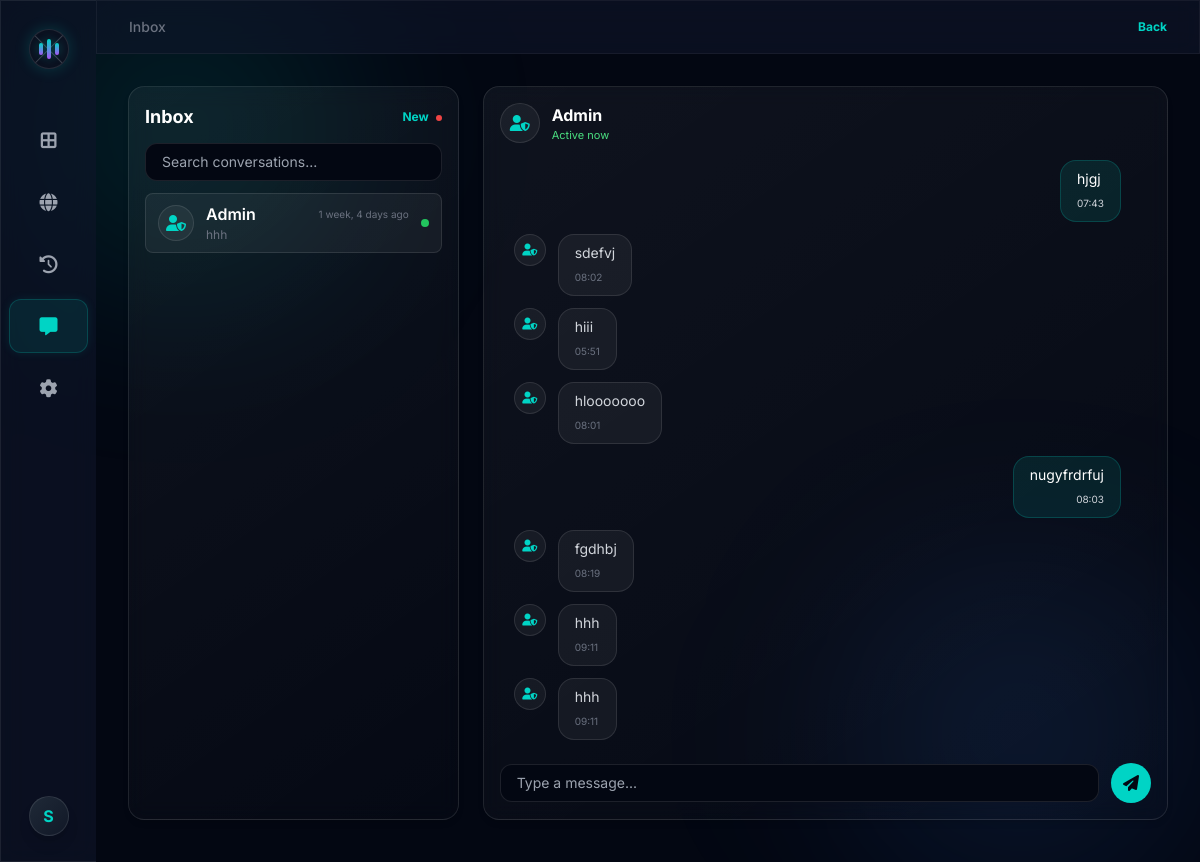
/dashboard/messages/ (signed in), run on an earlier commit of the app's database.
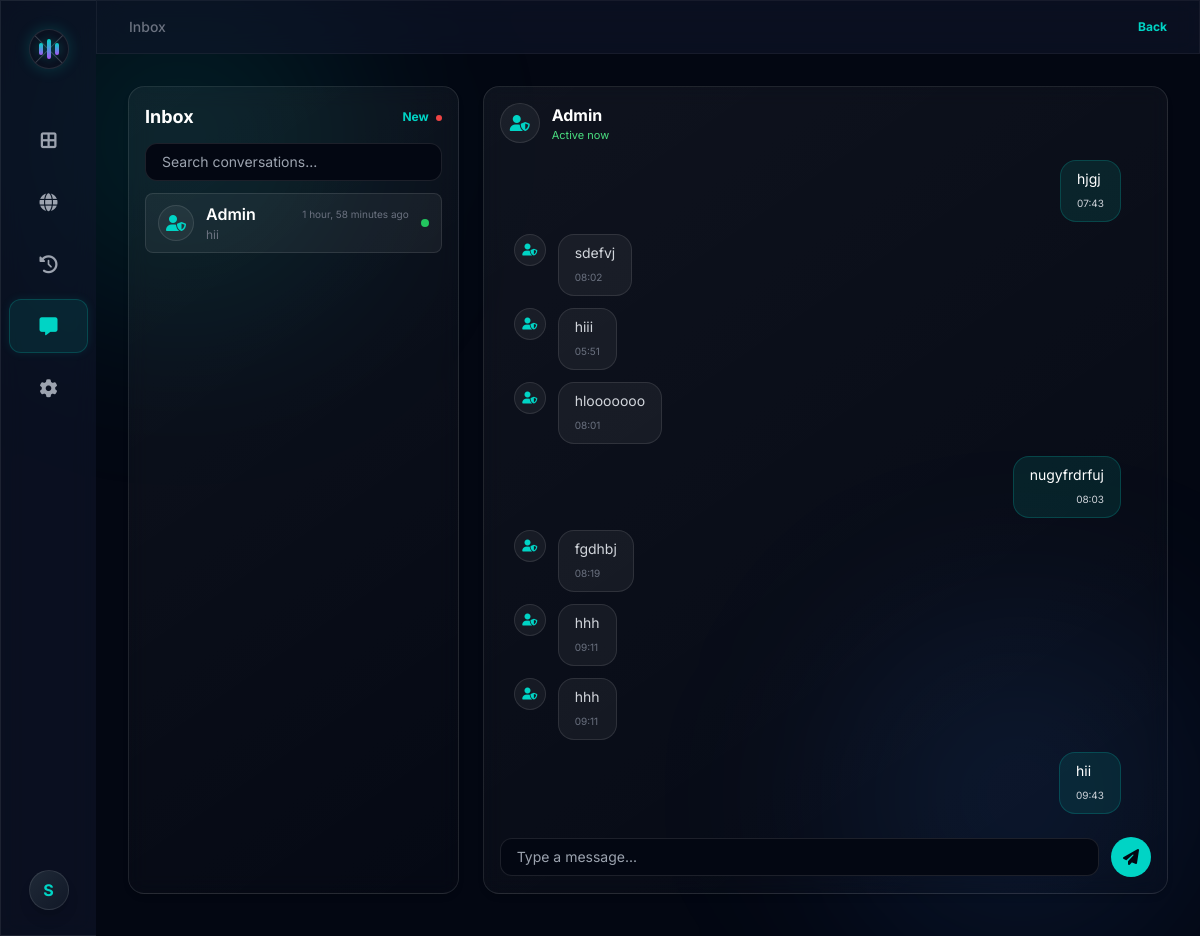
And on a later commit of the database.
### apps/users/models.py (models this page shows, shortened)
class User(AbstractUser):
    ROLE_ADMIN = 'ADMIN'
    ROLE_USER = 'USER'
    ROLE_CHOICES = (
        (ROLE_ADMIN, 'Admin'),
        (ROLE_USER, 'User'),
    )
    bio = models.TextField(blank=True, null=True)
    job_title = models.CharField(max_length=100, blank=True, null=True)
    location = models.CharField(max_length=100, blank=True, null=True)
    avatar = models.ImageField(upload_to='avatars/', blank=True, null=True)
    otp_code = models.CharField(max_length=6, blank=True, null=True)
    otp_created_at = models.DateTimeField(blank=True, null=True)
    role = models.CharField(max_length=10, choices=ROLE_CHOICES, default=ROLE_USER)
    is_banned = models.BooleanField(default=False)
    class Meta:
        db_table = 'users'

### core/models.py (models this page shows, shortened)
class Message(models.Model):
    conversation = models.ForeignKey(Conversation, related_name='messages', on_delete=models.CASCADE)
    sender = models.ForeignKey(settings.AUTH_USER_MODEL, related_name='sent_messages', on_delete=models.CASCADE)
    receiver = models.ForeignKey(settings.AUTH_USER_MODEL, related_name='received_messages', on_delete=models.CASCADE)
    message_text = models.TextField()
    message_type = models.CharField(max_length=20, default='text')
    created_at = models.DateTimeField(auto_now_add=True)
    is_read = models.BooleanField(default=False)

### core/views.py (the view)
# urls.py: path('dashboard/messages/', messages_page, name='messages'),
@login_required
@ensure_csrf_cookie
def messages_page(request):
    selected_id = request.GET.get('thread', 'admin')
    User = get_user_model()
    admin_user = User.objects.filter(role=getattr(User, 'ROLE_ADMIN', 'ADMIN')).first()
    convo = Conversation.objects.filter(user=request.user).first()
    if not convo:
        convo = Conversation.objects.create(user=request.user, admin=admin_user)
    qs = Message.objects.filter(conversation=convo).order_by('created_at')
    msgs = []
    for m in qs:
        author = 'user' if m.sender_id == request.user.id else 'admin'
        msgs.append({'author': author, 'message': m.message_text, 'timestamp': m.created_at})
    preview = msgs[-1]['message'] if msgs else ''
    ts = msgs[-1]['timestamp'] if msgs else timezone.now()
    threads = [{'id': 'admin', 'name': 'Admin', 'preview': preview, 'timestamp': ts, 'online': True}]
    Message.objects.filter(conversation=convo, receiver=request.user, is_read=False).update(is_read=True)
    Notification.objects.filter(user=request.user, message__conversation_id=convo.id, is_read=False).update(is_read=True)
    return render(request, 'dashboard/messages.html', {'threads': threads, 'selected_thread': selected_id, 'thread_messages': msgs, 'page_title': 'Messages'})

### templates/dashboard/messages.html (shortened to what this page needs)
{% extends 'dashboard/base_dashboard.html' %}
{% load static %}
{% block content %}
<header class="sticky top-0 z-20 glass border-b border-white/5 px-8 py-4 flex items-center justify-between">
  <div class="flex items-center gap-2 text-sm text-gray-500 font-medium">
    <span class="hover:text-gray-300 transition-colors cursor-pointer">Inbox</span>
  </div>
  <div class="flex items-center gap-4">
    <a href="{% url 'dashboard' %}" class="text-xs font-bold text-brand hover:text-white transition-colors">Back</a>
  </div>
</header>
<div class="p-8 h-[calc(100vh-4rem)] overflow-y-hidden">
  <div class="grid grid-cols-1 lg:grid-cols-3 gap-6 h-full">
    <div class="glass-card rounded-2xl p-4 border border-white/10 flex flex-col overflow-hidden min-h-0">
      <div class="flex items-center justify-between mb-3">
        <h2 class="text-lg font-bold text-white">Inbox</h2>
        <button type="button" data-notifications-toggle class="text-brand text-xs font-bold">New <span data-notifications-dot class="inline-block w-1.5 h-1.5 rounded-full bg-red-500 align-middle ml-1"></span></button>
      </div>
      <div class="relative mb-3">
        <input type="text" class="w-full bg-dark-bg border border-white/10 rounded-xl px-4 py-2 text-sm text-gray-400" placeholder="Search conversations...">
      </div>
      <div class="flex-1 overflow-y-auto space-y-2 min-h-0">
        {% for t in threads %}
        <a href="{% url 'messages' %}?thread={{ t.id }}" class="flex items-center gap-3 px-3 py-2 rounded-lg transition-all {% if selected_thread == t.id %}bg-white/5 border border-white/10{% else %}hover:bg-white/5 border border-transparent hover:border-white/10{% endif %}">
          <div class="w-9 h-9 rounded-full bg-white/5 border border-white/10 flex items-center justify-center text-brand shrink-0">
            <i class="fa-solid fa-user-shield"></i>
          </div>
          <div class="flex-1 min-w-0">
            <div class="flex items-center justify-between">
              <div class="text-white font-semibold truncate">{{ t.name }}</div>
              <div class="text-[10px] text-gray-500 whitespace-nowrap">{{ t.timestamp|timesince }} ago</div>
            </div>
            <div class="text-[12px] text-gray-500 truncate">{{ t.preview }}</div>
          </div>
          {% if t.online %}<span class="w-2 h-2 bg-green-500 rounded-full"></span>{% endif %}
        </a>
        {% endfor %}
      </div>
    </div>
    <div class="lg:col-span-2 glass-card rounded-2xl p-4 border border-white/10 flex flex-col h-full overflow-hidden min-h-0">
      <div class="flex items-center gap-3 mb-4">
        <div class="w-10 h-10 rounded-full bg-white/5 border border-white/10 flex items-center justify-center text-brand">
          <i class="fa-solid fa-user-shield"></i>
        </div>
        <div>
          <div class="text-white font-bold">Admin</div>
          <div class="text-[11px] text-green-400">Active now</div>
        </div>
      </div>
      <div id="messages-scroll" class="flex-1 overflow-y-auto space-y-3 pb-3 min-h-0 pl-2 pr-4 md:pr-6">
        {% for m in thread_messages %}
        {% if m.author == 'admin' %}
        <div class="flex items-start gap-3">
          <div class="w-8 h-8 rounded-full bg-white/5 border border-white/10 flex items-center justify-center text-brand shrink-0">
            <i class="fa-solid fa-user-shield text-xs"></i>
          </div>
          <div class="max-w-[80%] bg-white/5 border border-white/10 rounded-2xl px-4 py-2 text-sm text-gray-300">
            <div>{{ m.message }}</div>
            <div class="text-[10px] text-gray-500 mt-1">{{ m.timestamp|date:"H:i" }}</div>
          </div>
        </div>
        {% else %}
        <div class="flex items-start gap-3 justify-end">
          <div class="max-w-[80%] bg-brand/10 border border-brand/20 rounded-2xl px-4 py-2 text-sm text-white">
            <div>{{ m.message }}</div>
            <div class="text-[10px] text-gray-300 mt-1 text-right">{{ m.timestamp|date:"H:i" }}</div>
          </div>
        </div>
        {% endif %}
        {% endfor %}
      </div>
      <form method="post" action="{% url 'user_message_reply' %}" class="mt-3 flex items-center gap-3 shrink-0">
        <input type="text" name="message" class="flex-1 bg-dark-bg border border-white/10 rounded-xl px-4 py-2 text-sm text-gray-300" placeholder="Type a message...">
        <button type="submit" class="w-10 h-10 rounded-full bg-brand text-dark-bg flex items-center justify-center">
          <i class="fa-solid fa-paper-plane"></i>
        </button>
      </form>
    </div>
  </div>
</div>
{% endblock %}

### templates/dashboard/base_dashboard.html (shortened to what this page needs)
{% load static %}
<!DOCTYPE html>
<html lang="en">
<head>
    <script src="https://cdn.tailwindcss.com"></script>
    <link rel="stylesheet" href="https://cdnjs.cloudflare.com/ajax/libs/font-awesome/6.4.0/css/all.min.css">
</head>
<body class="bg-dark-bg text-gray-300 font-sans antialiased overflow-hidden selection:bg-brand selection:text-white">
    <div class="bg-blob-1"></div>
    <div class="bg-blob-2"></div>
    <div class="flex h-screen">
        <aside id="dashboard-sidebar" class="fixed inset-y-0 left-0 z-50 glass border-r-0 border-r border-dark-border flex flex-col justify-between shrink-0 transition-all duration-300 overflow-hidden group/sidebar">
            <div>
                <div class="h-24 flex items-center justify-center sidebar-header cursor-pointer hover:bg-white/5 transition-colors" onclick="toggleSidebar()" title="Click to toggle sidebar">
                    <div class="flex items-center gap-3">
                        <div class="relative w-10 h-10 shrink-0 rounded-full bg-[#0B1120] border border-white/10 flex items-center justify-center overflow-hidden group-hover:border-brand/50 transition-colors shadow-[0_0_15px_rgba(0,212,197,0.2)]">
                            <div class="absolute inset-0 flex items-center justify-center opacity-20">
                                <div class="w-[140%] h-[1px] bg-white -rotate-45 absolute"></div>
                            </div>
                            <div class="flex items-center gap-[4px] relative z-10">
                                <div class="w-[4px] h-3 rounded-full bg-gradient-to-b from-brand to-purple-500 shadow-[0_0_10px_rgba(0,212,197,0.4)]"></div>
                                <div class="w-[4px] h-5 rounded-full bg-gradient-to-b from-brand to-purple-500 shadow-[0_0_10px_rgba(0,212,197,0.4)]"></div>
                                <div class="w-[4px] h-3 rounded-full bg-gradient-to-b from-brand to-purple-500 shadow-[0_0_10px_rgba(0,212,197,0.4)]"></div>
                            </div>
                        </div>
                    </div>
                </div>
                <nav class="px-2 space-y-2 mt-4 flex flex-col w-full">
                    <a href="{% url 'dashboard' %}" data-tooltip="Dashboard" class="sidebar-link flex items-center gap-3 py-3 rounded-xl {% if request.resolver_match.url_name == 'dashboard' %}bg-brand/10 text-brand font-medium border border-brand/20 shadow-[0_0_10px_rgba(0,212,197,0.1)]{% else %}text-gray-400 hover:text-white hover:bg-white/5 border border-transparent hover:border-white/5{% endif %} transition-all group relative overflow-hidden">
                        <i class="fa-solid fa-border-all text-lg w-6 text-center relative z-10 shrink-0 {% if request.resolver_match.url_name != 'dashboard' %}group-hover:text-brand transition-colors{% endif %}"></i>
                    </a>
                    <a href="{% url 'new_scrape' %}" data-tooltip="Scraper" class="sidebar-link flex items-center gap-3 py-3 rounded-xl {% if request.resolver_match.url_name == 'new_scrape' %}bg-brand/10 text-brand font-medium border border-brand/20 shadow-[0_0_10px_rgba(0,212,197,0.1)]{% else %}text-gray-400 hover:text-white hover:bg-white/5 border border-transparent hover:border-white/5{% endif %} transition-all group relative overflow-hidden">
                        <i class="fa-solid fa-globe text-lg w-6 text-center relative z-10 shrink-0 {% if request.resolver_match.url_name != 'new_scrape' %}group-hover:text-brand transition-colors{% endif %}"></i>
                    </a>
                    <a href="{% url 'history' %}" data-tooltip="History" class="sidebar-link flex items-center gap-3 py-3 rounded-xl {% if request.resolver_match.url_name == 'history' %}bg-brand/10 text-brand font-medium border border-brand/20 shadow-[0_0_10px_rgba(0,212,197,0.1)]{% else %}text-gray-400 hover:text-white hover:bg-white/5 border border-transparent hover:border-white/5{% endif %} transition-all group relative overflow-hidden">
                        <i class="fa-solid fa-clock-rotate-left text-lg w-6 text-center relative z-10 shrink-0 {% if request.resolver_match.url_name != 'history' %}group-hover:text-brand transition-colors{% endif %}"></i>
                    </a>
                    <a href="{% url 'messages' %}" data-tooltip="Messages" class="sidebar-link flex items-center gap-3 py-3 rounded-xl {% if request.resolver_match.url_name == 'messages' %}bg-brand/10 text-brand font-medium border border-brand/20 shadow-[0_0_10px_rgba(0,212,197,0.1)]{% else %}text-gray-400 hover:text-white hover:bg-white/5 border border-transparent hover:border-white/5{% endif %} transition-all group relative overflow-hidden">
                        <i class="fa-solid fa-message text-lg w-6 text-center relative z-10 shrink-0 {% if request.resolver_match.url_name != 'messages' %}group-hover:text-brand transition-colors{% endif %}"></i>
                    </a>
                    <a href="{% url 'settings_section' 'plan' %}" data-tooltip="Settings" class="sidebar-link flex items-center gap-3 py-3 rounded-xl {% if request.resolver_match.url_name == 'settings' %}bg-brand/10 text-brand font-medium border border-brand/20 shadow-[0_0_10px_rgba(0,212,197,0.1)]{% else %}text-gray-400 hover:text-white hover:bg-white/5 border border-transparent hover:border-white/5{% endif %} transition-all group relative overflow-hidden">
                        <i class="fa-solid fa-gear text-lg w-6 text-center relative z-10 shrink-0 {% if request.resolver_match.url_name != 'settings' %}group-hover:text-brand transition-colors{% endif %}"></i>
                    </a>
                </nav>
            </div>
            <div class="p-2 space-y-4">
                <div class="flex items-center gap-2 p-2 justify-center">
                    <button type="button" id="profileMenuToggle" data-tooltip="Profile" class="sidebar-link flex-1 flex items-center gap-3 p-2 rounded-xl hover:bg-white/5 transition-colors cursor-pointer border border-transparent hover:border-white/10 group">
                        <div class="w-10 h-10 rounded-full bg-gradient-to-br from-gray-800 to-gray-900 border border-white/10 flex items-center justify-center text-brand font-bold shadow-lg group-hover:shadow-brand/20 transition-all shrink-0 overflow-hidden">
                            {% if user.avatar %}
                                <img src="{{ user.avatar.url }}" alt="Profile" class="w-full h-full object-cover">
                            {% else %}
                                {{ user.username|make_list|first|upper }}
                            {% endif %}
                        </div>
                    </button>
                </div>
            </div>
        </aside>
        <main class="flex-1 ml-24 overflow-y-auto relative z-10 scroll-smooth">
            {% block content %}{% endblock %}
        </main>
    </div>
</body>
</html>

### templates/dashboard/base_dashboard.html (style rules this page uses)
body { font-family: 'Inter', sans-serif; }
#dashboard-sidebar { width: 6rem; transition: width 0.4s cubic-bezier(0.4, 0, 0.2, 1); }
#dashboard-sidebar .sidebar-header { justify-content: center; padding-left: 0; padding-right: 0; }
#dashboard-sidebar .sidebar-link { justify-content: center; padding-left: 0; padding-right: 0; }
.glass { background: rgba(15, 23, 42, 0.6); backdrop-filter: blur(12px); -webkit-backdrop-filter: blur(12px); border: 1px solid rgba(255, 255, 255, 0.08); }
.glass-card { background: linear-gradient(145deg, rgba(255,255,255,0.05) 0%, rgba(255,255,255,0.01) 100%); backdrop-filter: blur(10px); border: 1px solid rgba(255, 255, 255, 0.05); box-shadow: 0 4px 6px -1px rgba(0, 0, 0, 0.1), 0 2px 4px -1px rgba(0, 0, 0, 0.06); }
.bg-blob-1 { position: fixed; top: -10%; left: -10%; width: 50%; height: 50%; background: radial-gradient(circle, rgba(0, 212, 197, 0.15) 0%, rgba(0,0,0,0) 70%); filter: blur(80px); z-index: -1; animation: blob 15s infinite alternate; }
.bg-blob-2 { position: fixed; bottom: -10%; right: -10%; width: 50%; height: 50%; background: radial-gradient(circle, rgba(59, 130, 246, 0.15) 0%, rgba(0,0,0,0) 70%); filter: blur(80px); z-index: -1; animation: blob 20s infinite alternate-reverse; }

### templates/dashboard/messages.html (style rules this page uses)
#messages-scroll { scrollbar-gutter: stable both-edges; }

What changed in the data, as far as the page shows it:
computed for User: timestamp "1 week, 4 days" → "1 hour, 58 minutes"; preview "hhh" → "hii"
added Message: message "hii", timestamp "09:43"
